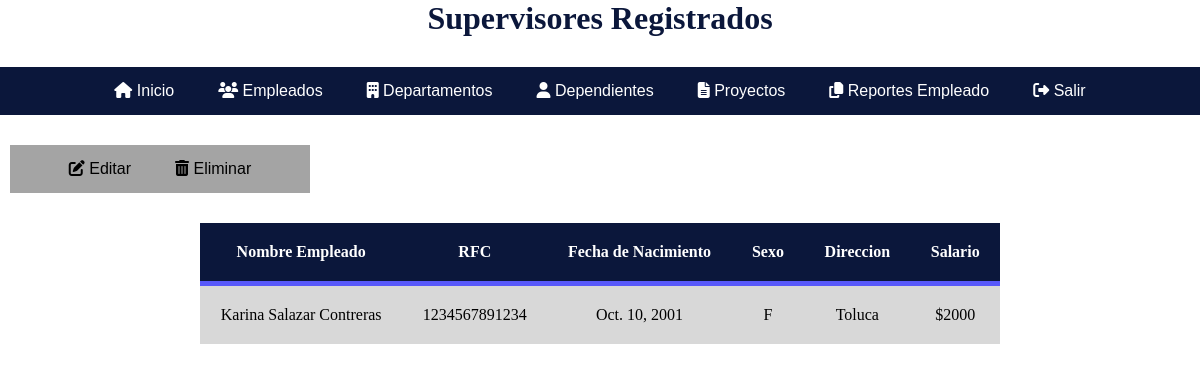
Page /ConsultaSuper/ on the committed database.
### ProyectoGSW/models.py (models this page shows, shortened)
class Supervisor (models.Model):
	nombre = models.CharField(max_length=30, unique= True)
	rfc = models.CharField(max_length=13, unique= True)
	sexos = [
		('F', 'Femenino'),
		('M', 'Masculino')
	]
	sexo = models.CharField(max_length=1, choices=sexos)
	fecha_nacimiento = models.DateField()
	direccion = models.CharField(max_length=30)
	salario = models.IntegerField()

### ProyectoGSW/views.py (the view)
# urls.py: path('ConsultaSuper/', views.tabsuper),
def tabsuper(request):
    Csuper = Supervisor.objects.all()
    contexto = {"supervisor":Csuper}
    return render(request, "consulta_super.html",contexto)

### ProyectoGSW/Templates/consulta_super.html (shortened to what this page needs)
<!DOCTYPE html>
<html lang="es">
<head>
</head>
<body>
    <h1 align=center><b>Supervisores Registrados</b></h1>
<header>
    <nav class="navegacion">
        <ul class="menu">
            <li>
                <a href="/Inicio">
                    <i class="fas fa-home"></i>
                    Inicio
                </a>
            </li>
            <li>
                <a href="#">
                    <i class="fas fa-users"></i>
                    Empleados
                </a>
            </li>
            <li>
                <a href="#">
                    <i class="fas fa-building"></i>
                    Departamentos
                </a>
            </li>
            <li>
                <a href="#">
                    <i class="fas fa-user"></i>
                    Dependientes
                </a>
            </li>
            <li>
                <a href="#">
                    <i class="fas fa-file-alt"></i>
                    Proyectos
                </a>
            </li>
            <li>
                <a href="/reportes">
                    <i class="fas fa-copy"></i>
                    Reportes Empleado
                </a>
            </li>
            <li>
                <a href="/login">
                    <i class="fas fa-sign-out-alt"></i>
                    Salir
                </a>
            </li>
        </ul>
    </nav>
</header>
<div id="iconos">
    <ul class="icons">
        <li>
            <a href="/admin">
                <i class="fas fa-edit"></i>
                Editar
            </a>
        </li>
        <li>
            <a href="#">
                <i class="fas fa-trash-alt"></i>
                Eliminar
            </a>
        </li>
    </ul>
</div>
<div id="main-container">
    <table>
       <thead>
        <tr>
            <th>Nombre Empleado</th>
            <th>RFC</th>
            <th>Fecha de Nacimiento</th>
            <th>Sexo</th>
            <th>Direccion</th>
            <th>Salario</th>
        </tr>
       </thead>
        {% if supervisor %}
        {% for Csuper in supervisor %}
        <tr>
          <td>{{ Csuper.nombre }}</td>
          <td>{{ Csuper.rfc }}</td>
          <td>{{ Csuper.fecha_nacimiento }}</td>
          <td>{{ Csuper.sexo }}</td>
          <td>{{ Csuper.direccion }}</td>
          <td>${{ Csuper.salario }}</td>
        </tr>
        {% endfor %}
        {% else %}
        <h3 align="center"><b>No hay registro de supervisores</b></h3><br>
        {% endif %}
    </table>
</div>
</body>
</html>

### ProyectoGSW/Templates/consulta_super.html (style rules this page uses)
* { margin: 0; padding: 0; -webkit-box-sizing: border-box; -moz-box-sizing: border-box; box-sizing: border-box; }
h1 { color: #0B173B; }
.navegacion { text-align: center; width: 1200px; margin: 30px auto; background: #0B173B; }
.navegacion ul { list-style: none; }
.menu > li { position: relative; display: inline-block; }
.menu > li > a { display: block; padding: 15px 20px; color: white; font-family: Arial, Helvetica, sans-serif; text-decoration: none; }
.menu_emp li a { text-align: left; display: block; padding: 10px; color: white; font-family: Arial, Helvetica, sans-serif; text-decoration: none; }
#main-container { margin: 0px auto; width: 800px; }
table { background-color: #D8D8D8; text-align: center; border-collapse: collapse; width: 100%; }
th, td { padding: 20px; }
thead { background-color: #0B173B; border-bottom: solid 5px #5858FA; color: white; }
.menu_dep li a { text-align: left; display: block; padding: 10px; color: white; font-family: Arial, Helvetica, sans-serif; text-decoration: none; }
.menu_deptes li a { text-align: left; display: block; padding: 10px; color: white; font-family: Arial, Helvetica, sans-serif; text-decoration: none; }
.menu_pro li a { text-align: left; display: block; padding: 10px; color: white; font-family: Arial, Helvetica, sans-serif; text-decoration: none; }
#iconos { text-align: center; width: 300px; margin: 30px 10px; background: #A4A4A4; }
#iconos ul { list-style: none; }
.icons > li { position: relative; display: inline-block; }
.icons > li > a { display: block; padding: 15px 20px; color: black; font-family: Arial, Helvetica, sans-serif; text-decoration: none; }

### rows in the picture
Supervisor: nombre "Karina Salazar Contreras", rfc "1234567891234", fecha_nacimiento "Oct. 10, 2001", sexo "F", direccion "Toluca", salario "2000"
